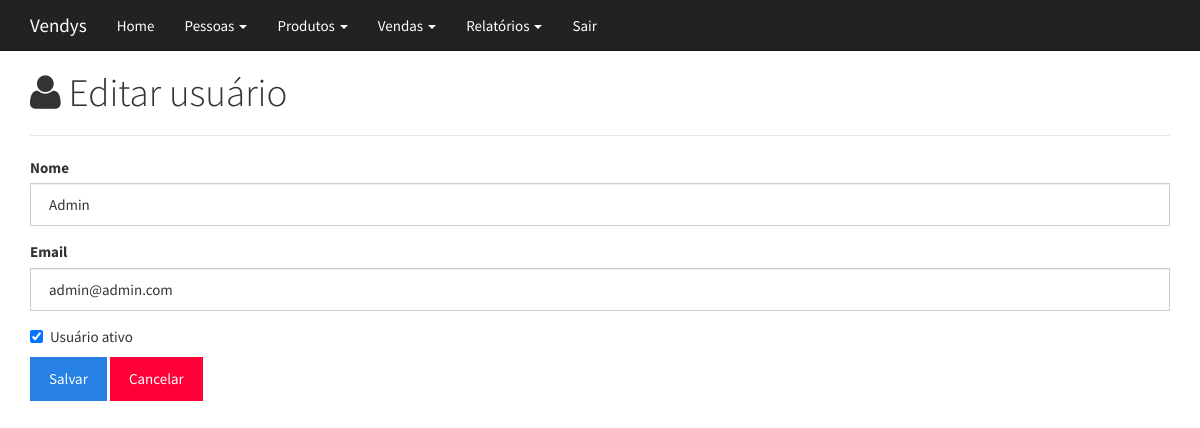
Screenshot of /usuarios-editar.php?idusuario=1 (signed in) with the database file from the repository.
### tables this page shows
CREATE TABLE IF NOT EXISTS `usuario` (
  `idusuario` INT NOT NULL AUTO_INCREMENT,
  `nome` VARCHAR(45) NOT NULL,
  `email` VARCHAR(100) NOT NULL,
  `senha` CHAR(32) NOT NULL,
  `status` CHAR(1) NULL,
  PRIMARY KEY (`idusuario`));

### usuarios-editar.php (the view, shortened to what this page needs)
<?php
require './lib/conexao.php';
if (isset($_GET['idusuario'])) {
    $idusuario = (int) $_GET['idusuario'];
} else {
    $idusuario = (int) $_POST['idusuario'];
}
$sql = "Select * From usuario Where idusuario  = $idusuario";
$consulta = mysqli_query($con, $sql);
$retorno = mysqli_fetch_assoc($consulta);
$nome = $retorno['nome'];
$email = $retorno['email'];
$ativo = $retorno['status'];
?>
<!DOCTYPE html>
<html lang="pt-br">
    <head>
    </head>
    <body>
<div class="container">
    <div class="page-header">
        <h1><i class="fa fa-user"></i> Editar usuário</h1>
    </div>
    <form role="form" method="post" action="usuarios-editar.php">
        <div class="form-group">
            <label for="fnome">Nome</label>
            <input type="text" class="form-control" id="fnome" name="nome" placeholder="Nome completo do usuário" value="<?php echo $nome; ?>">
        </div>
        <div class="form-group">
            <label for="femail">Email</label>
            <input type="email" class="form-control" id="femail" name="email" placeholder="Endereço de email" value="<?php echo $email; ?>">
        </div>
        <div class="checkbox">
            <label for="fativo">
                <input type="checkbox" name="ativo" id="fativo" <?php if ($ativo == USUARIO_ATIVO) { ?>checked<?php } ?>> Usuário ativo
            </label>
        </div>
        <button type="submit" class="btn btn-primary">Salvar</button>
        <button type="reset" class="btn btn-danger">Cancelar</button>
    </form>
</div>
    </body>
</html>

### rows the page displays
usuario: nome "Admin", email "admin@admin.com", status "☑"
